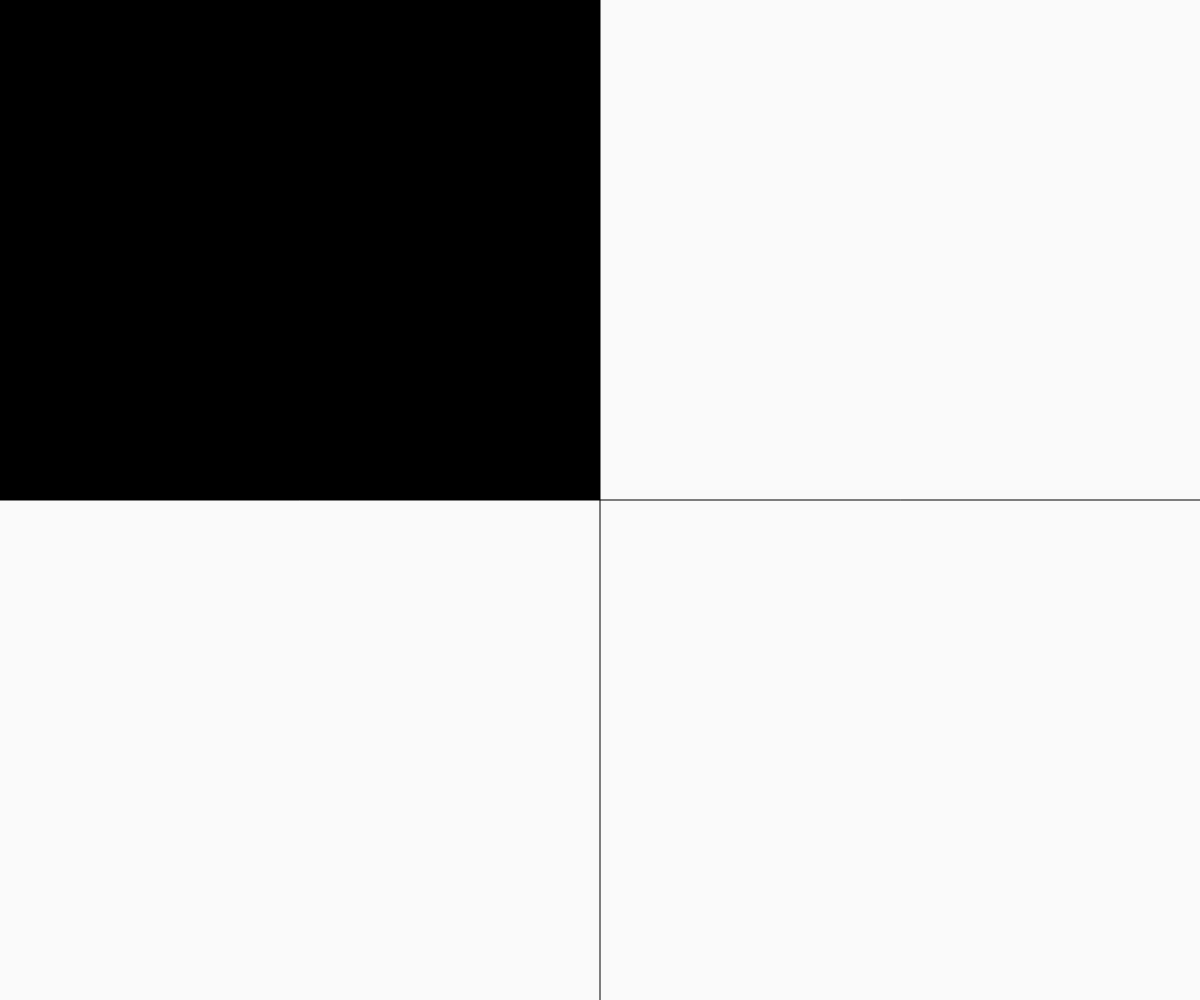
Frame 1 (no input)
Frame 60 (no input): identical to frame 1, image omitted
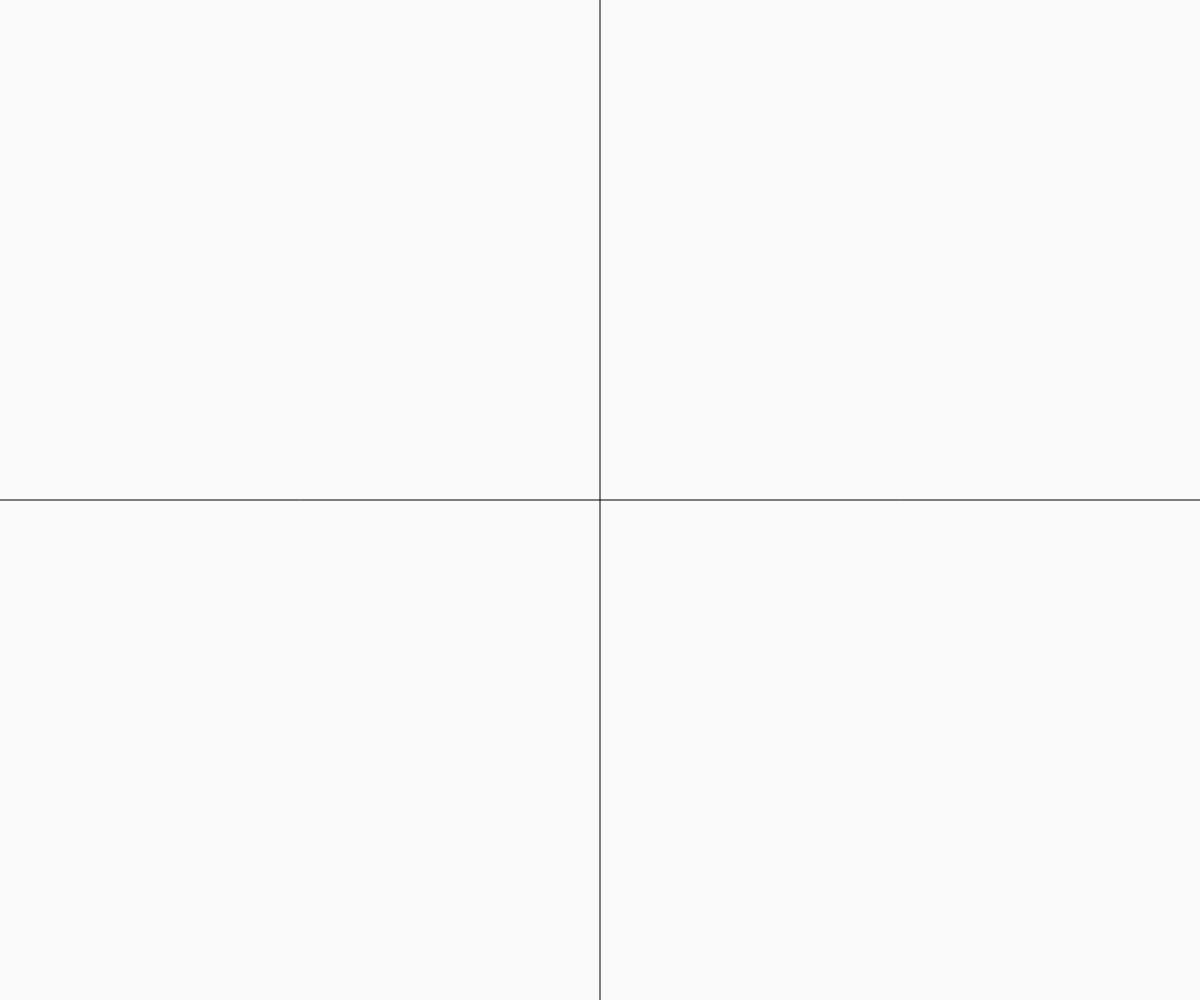
Frame 120 (the mouse pressed at the canvas centre since frame 60)

The p5.js sketch that drew these frames (run headless with seeded random() and noise() and a simulated clock; from frame 60 on, the mouse is pressed at the canvas centre):

// p5.js sketch
// ── sketch.js
// This example is adapted from Learning Processing Example 5-3 by Daniel Shiffman
// http://www.learningprocessing.com
// Refactor the following code. Be sure the refactored version:
//  - is readable
//  - is able to work easily with any canvas size



function setup() { 
  createCanvas(windowWidth, windowHeight); 
}



function draw() {
  background(250); stroke(0); 
  //draws grid
  line(width/2, 0, width/2, height); 
  line(0, height/2, width, height/2);
  noStroke(); 
  fill(0);

  //fills grid qaudrant
  if (mouseX < width/2 && mouseY < height/2) {
    rect(0, 0, width/2, height/2);
  }
  else if (mouseX > width/2 && mouseY < height/2) {
    rect(width/2, 0, width/2, height/2);
  }
  else if (mouseX < width/2 && mouseY > height/2) {
    rect(0, height/2, width/2, height/2);
  }
  else if (mouseX > width/2 && mouseY > height/2) {
    rect(width/2, height/2, width/2, height/2);
  }
}
